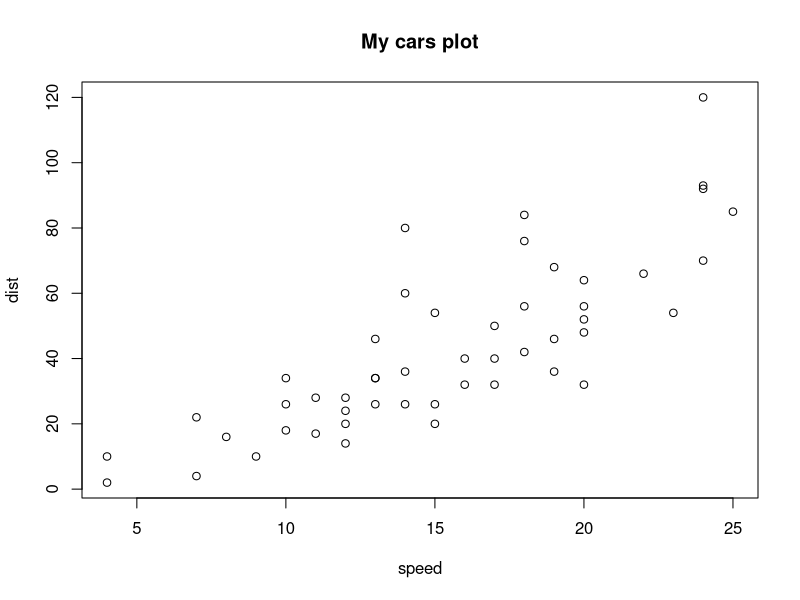
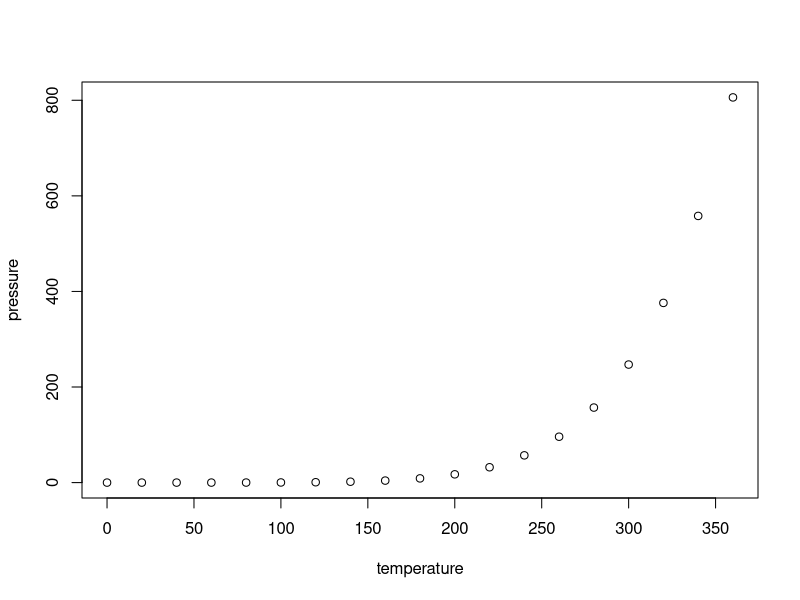

Generate these figures, in order, with R:
## ---- chunk 1
knitr::opts_chunk$set(echo = FALSE)
## ---- chunk 2
library(tidyverse)
summary(cars)
head(cars)

## ---- chunk 3
plot(cars$speed,cars$dist,main="My cars plot",xlab="speed",ylab="dist")

## ---- chunk 4
plot(pressure)
